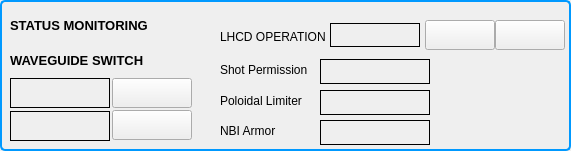
  <widget class="QGroupBox" name="groupBox_7" >
   <property name="geometry" >
    <rect>
     <x>30</x>
     <y>184</y>
     <width>571</width>
     <height>151</height>
    </rect>
   </property>
   <property name="styleSheet" >
    <string>QGroupBox {
 background-color: qlineargradient(x1: 0, y1: 0, x2: 0, y2: 1,
                                   stop: 0 #E0E0E0, stop: 1 #FFFFFF);
 border: 2px solid rgb(0, 153, 255);
 border-radius: 5px;
 margin-top: 1ex; 
}</string>
   </property>
   <property name="title" >
    <string/>
   </property>
   <widget class="QLabel" name="label_58" >
    <property name="geometry" >
     <rect>
      <x>0</x>
      <y>45</y>
      <width>190</width>
      <height>30</height>
     </rect>
    </property>
    <property name="font" >
     <font>
      <pointsize>-1</pointsize>
      <weight>75</weight>
      <bold>true</bold>
     </font>
    </property>
    <property name="styleSheet" >
     <string>font-size:13px;font-weight:bold;</string>
    </property>
    <property name="text" >
     <string>WAVEGUIDE SWITCH</string>
    </property>
    <property name="indent" >
     <number>10</number>
    </property>
   </widget>
   <widget class="CALabel" name="caLabel_27" >
    <property name="geometry" >
     <rect>
      <x>10</x>
      <y>78</y>
      <width>100</width>
      <height>30</height>
     </rect>
    </property>
    <property name="font" >
     <font/>
    </property>
    <property name="styleSheet" >
     <string>border: 1px solid black;</string>
    </property>
    <property name="frameShape" >
     <enum>QFrame::StyledPanel</enum>
    </property>
    <property name="alignment" >
     <set>Qt::AlignCenter</set>
    </property>
    <property name="pvname" >
     <string>LH1_SW_KSTAR_STAT</string>
    </property>
    <property name="dmode" stdset="0" >
     <enum>CALabel::TrueFalse</enum>
    </property>
    <property name="cmode" stdset="0" >
     <enum>CALabel::IfNotZero</enum>
    </property>
    <property name="truelabel" >
     <string>To KSTAR</string>
    </property>
    <property name="falselabel" >
     <string>To KSTAR</string>
    </property>
   </widget>
   <widget class="CAPushButton" name="caPushButton_27" >
    <property name="geometry" >
     <rect>
      <x>112</x>
      <y>110</y>
      <width>80</width>
      <height>30</height>
     </rect>
    </property>
    <property name="font" >
     <font/>
    </property>
    <property name="buttonType" >
     <enum>CAPushButton::PulseButton</enum>
    </property>
    <property name="pvname" >
     <string>LH1_SW_DUMMY_CMD</string>
    </property>
    <property name="truelabel" >
     <string>DUMMY</string>
    </property>
    <property name="falselabel" >
     <string>DUMMY</string>
    </property>
   </widget>
   <widget class="CALabel" name="caLabel_42" >
    <property name="geometry" >
     <rect>
      <x>10</x>
      <y>111</y>
      <width>100</width>
      <height>30</height>
     </rect>
    </property>
    <property name="font" >
     <font/>
    </property>
    <property name="styleSheet" >
     <string>border: 1px solid black;</string>
    </property>
    <property name="frameShape" >
     <enum>QFrame::StyledPanel</enum>
    </property>
    <property name="alignment" >
     <set>Qt::AlignCenter</set>
    </property>
    <property name="pvname" >
     <string>LH1_SW_DUMMY_STAT</string>
    </property>
    <property name="dmode" stdset="0" >
     <enum>CALabel::TrueFalse</enum>
    </property>
    <property name="cmode" stdset="0" >
     <enum>CALabel::IfNotZero</enum>
    </property>
    <property name="truelabel" >
     <string>To DUMMY</string>
    </property>
    <property name="falselabel" >
     <string>To DUMMY</string>
    </property>
   </widget>
   <widget class="CAPushButton" name="caPushButton_28" >
    <property name="geometry" >
     <rect>
      <x>112</x>
      <y>78</y>
      <width>80</width>
      <height>30</height>
     </rect>
    </property>
    <property name="font" >
     <font/>
    </property>
    <property name="buttonType" >
     <enum>CAPushButton::PulseButton</enum>
    </property>
    <property name="pvname" >
     <string>LH1_SW_KSTAR_CMD</string>
    </property>
    <property name="truelabel" >
     <string>KSTAR</string>
    </property>
    <property name="falselabel" >
     <string>KSTAR</string>
    </property>
   </widget>
   <widget class="QLabel" name="label_137" >
    <property name="geometry" >
     <rect>
      <x>220</x>
      <y>59</y>
      <width>110</width>
      <height>21</height>
     </rect>
    </property>
    <property name="font" >
     <font/>
    </property>
    <property name="text" >
     <string>Shot Permission</string>
    </property>
   </widget>
   <widget class="CALabel" name="caLabel_21" >
    <property name="geometry" >
     <rect>
      <x>320</x>
      <y>59</y>
      <width>110</width>
      <height>25</height>
     </rect>
    </property>
    <property name="font" >
     <font/>
    </property>
    <property name="styleSheet" >
     <string>border: 1px solid black;</string>
    </property>
    <property name="frameShape" >
     <enum>QFrame::StyledPanel</enum>
    </property>
    <property name="alignment" >
     <set>Qt::AlignCenter</set>
    </property>
    <property name="pvname" >
     <string>LH1_KSTAR_OPR_PER</string>
    </property>
    <property name="dmode" stdset="0" >
     <enum>CALabel::TrueFalse</enum>
    </property>
    <property name="cmode" stdset="0" >
     <enum>CALabel::Alarm</enum>
    </property>
    <property name="truelabel" >
     <string>Permission</string>
    </property>
    <property name="falselabel" >
     <string>No Permission</string>
    </property>
   </widget>
   <widget class="QLabel" name="label_143" >
    <property name="geometry" >
     <rect>
      <x>220</x>
      <y>90</y>
      <width>110</width>
      <height>21</height>
     </rect>
    </property>
    <property name="font" >
     <font/>
    </property>
    <property name="text" >
     <string>Poloidal Limiter</string>
    </property>
   </widget>
   <widget class="CALabel" name="caLabel_24" >
    <property name="geometry" >
     <rect>
      <x>320</x>
      <y>90</y>
      <width>110</width>
      <height>25</height>
     </rect>
    </property>
    <property name="font" >
     <font/>
    </property>
    <property name="styleSheet" >
     <string>border: 1px solid black;</string>
    </property>
    <property name="frameShape" >
     <enum>QFrame::StyledPanel</enum>
    </property>
    <property name="alignment" >
     <set>Qt::AlignCenter</set>
    </property>
    <property name="pvname" >
     <string>PMS_ALL_MAX_INTERLOCK</string>
    </property>
    <property name="dmode" stdset="0" >
     <enum>CALabel::Choice</enum>
    </property>
    <property name="cmode" stdset="0" >
     <enum>CALabel::Alarm</enum>
    </property>
    <property name="truelabel" >
     <string>Fault</string>
    </property>
    <property name="falselabel" >
     <string>Normal</string>
    </property>
    <property name="messages" stdset="0" >
     <stringlist>
      <string>Normal</string>
      <string>Warning</string>
      <string>Interlock</string>
     </stringlist>
    </property>
   </widget>
   <widget class="QLabel" name="label_144" >
    <property name="geometry" >
     <rect>
      <x>220</x>
      <y>120</y>
      <width>81</width>
      <height>21</height>
     </rect>
    </property>
    <property name="font" >
     <font/>
    </property>
    <property name="text" >
     <string>NBI Armor</string>
    </property>
   </widget>
   <widget class="CALabel" name="caLabel_28" >
    <property name="geometry" >
     <rect>
      <x>320</x>
      <y>120</y>
      <width>110</width>
      <height>25</height>
     </rect>
    </property>
    <property name="font" >
     <font/>
    </property>
    <property name="styleSheet" >
     <string>border: 1px solid black;</string>
    </property>
    <property name="frameShape" >
     <enum>QFrame::StyledPanel</enum>
    </property>
    <property name="alignment" >
     <set>Qt::AlignCenter</set>
    </property>
    <property name="pvname" >
     <string>PMS_NB_ALL_MAX_INTERLOCK</string>
    </property>
    <property name="dmode" stdset="0" >
     <enum>CALabel::Choice</enum>
    </property>
    <property name="cmode" stdset="0" >
     <enum>CALabel::Alarm</enum>
    </property>
    <property name="truelabel" >
     <string>Fault</string>
    </property>
    <property name="falselabel" >
     <string>Normal</string>
    </property>
    <property name="messages" stdset="0" >
     <stringlist>
      <string>Normal</string>
      <string>Warning</string>
      <string>Interlock</string>
     </stringlist>
    </property>
   </widget>
   <widget class="QLabel" name="label_62" >
    <property name="geometry" >
     <rect>
      <x>0</x>
      <y>10</y>
      <width>190</width>
      <height>30</height>
     </rect>
    </property>
    <property name="font" >
     <font>
      <pointsize>-1</pointsize>
      <weight>75</weight>
      <bold>true</bold>
     </font>
    </property>
    <property name="styleSheet" >
     <string>font-size:13px;font-weight:bold;</string>
    </property>
    <property name="text" >
     <string>STATUS MONITORING</string>
    </property>
    <property name="indent" >
     <number>10</number>
    </property>
   </widget>
   <widget class="CAPushButton" name="caPushButton_38" >
    <property name="geometry" >
     <rect>
      <x>425</x>
      <y>20</y>
      <width>70</width>
      <height>30</height>
     </rect>
    </property>
    <property name="font" >
     <font/>
    </property>
    <property name="styleSheet" >
     <string/>
    </property>
    <property name="buttonType" >
     <enum>CAPushButton::TrueButton</enum>
    </property>
    <property name="pvlist" stdset="0" >
     <stringlist/>
    </property>
    <property name="pvname" >
     <string>LH1_KSTAR_OPR_RDY</string>
    </property>
    <property name="truelabel" >
     <string>READY</string>
    </property>
    <property name="falselabel" >
     <string>READY</string>
    </property>
   </widget>
   <widget class="CAPushButton" name="caPushButton_39" >
    <property name="geometry" >
     <rect>
      <x>495</x>
      <y>20</y>
      <width>70</width>
      <height>30</height>
     </rect>
    </property>
    <property name="font" >
     <font/>
    </property>
    <property name="styleSheet" >
     <string/>
    </property>
    <property name="buttonType" >
     <enum>CAPushButton::FalseButton</enum>
    </property>
    <property name="pvlist" stdset="0" >
     <stringlist/>
    </property>
    <property name="pvname" >
     <string>LH1_KSTAR_OPR_RDY</string>
    </property>
    <property name="truelabel" >
     <string>ABORT</string>
    </property>
    <property name="falselabel" >
     <string>ABORT</string>
    </property>
   </widget>
   <widget class="CALabel" name="caLabel_43" >
    <property name="geometry" >
     <rect>
      <x>330</x>
      <y>23</y>
      <width>90</width>
      <height>24</height>
     </rect>
    </property>
    <property name="font" >
     <font/>
    </property>
    <property name="styleSheet" >
     <string>border: 1px solid black;</string>
    </property>
    <property name="frameShape" >
     <enum>QFrame::StyledPanel</enum>
    </property>
    <property name="alignment" >
     <set>Qt::AlignCenter</set>
    </property>
    <property name="pvname" >
     <string>LH1_KSTAR_OPR_RDY_LAMP</string>
    </property>
    <property name="dmode" stdset="0" >
     <enum>CALabel::TrueFalse</enum>
    </property>
    <property name="cmode" stdset="0" >
     <enum>CALabel::Alarm</enum>
    </property>
    <property name="truelabel" >
     <string>Ready</string>
    </property>
    <property name="falselabel" >
     <string>Not Ready</string>
    </property>
   </widget>
   <widget class="QLabel" name="label_138" >
    <property name="geometry" >
     <rect>
      <x>220</x>
      <y>26</y>
      <width>110</width>
      <height>21</height>
     </rect>
    </property>
    <property name="font" >
     <font/>
    </property>
    <property name="text" >
     <string>LHCD OPERATION</string>
    </property>
   </widget>
  </widget>
